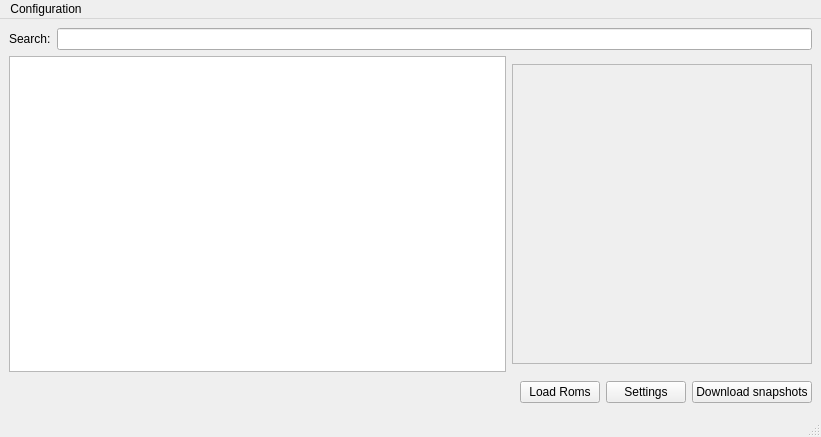
<?xml version="1.0" encoding="UTF-8"?>
<ui version="4.0">
 <class>MainWindow</class>
 <widget class="QMainWindow" name="MainWindow">
  <property name="geometry">
   <rect>
    <x>0</x>
    <y>0</y>
    <width>821</width>
    <height>437</height>
   </rect>
  </property>
  <property name="windowTitle">
   <string>LIghtning MAME Frontend</string>
  </property>
  <property name="windowIcon">
   <iconset>
    <normaloff>logo.svg</normaloff>logo.svg</iconset>
  </property>
  <widget class="QWidget" name="centralwidget">
   <layout class="QVBoxLayout" name="verticalLayout">
    <item>
     <layout class="QHBoxLayout" name="horizontalLayout">
      <item>
       <widget class="QLabel" name="label">
        <property name="text">
         <string>Search:</string>
        </property>
       </widget>
      </item>
      <item>
       <widget class="QLineEdit" name="searchInput"/>
      </item>
     </layout>
    </item>
    <item>
     <layout class="QHBoxLayout" name="horizontalLayout_3">
      <item>
       <widget class="QTableView" name="itemsView">
        <property name="selectionMode">
         <enum>QAbstractItemView::SingleSelection</enum>
        </property>
        <property name="selectionBehavior">
         <enum>QAbstractItemView::SelectRows</enum>
        </property>
        <property name="showGrid">
         <bool>false</bool>
        </property>
        <property name="gridStyle">
         <enum>Qt::SolidLine</enum>
        </property>
        <attribute name="horizontalHeaderVisible">
         <bool>true</bool>
        </attribute>
        <attribute name="horizontalHeaderDefaultSectionSize">
         <number>80</number>
        </attribute>
        <attribute name="verticalHeaderVisible">
         <bool>false</bool>
        </attribute>
       </widget>
      </item>
      <item>
       <widget class="QFrame" name="imageFrame">
        <property name="sizePolicy">
         <sizepolicy hsizetype="Fixed" vsizetype="Fixed">
          <horstretch>0</horstretch>
          <verstretch>0</verstretch>
         </sizepolicy>
        </property>
        <property name="minimumSize">
         <size>
          <width>300</width>
          <height>300</height>
         </size>
        </property>
        <property name="frameShape">
         <enum>QFrame::StyledPanel</enum>
        </property>
        <property name="frameShadow">
         <enum>QFrame::Raised</enum>
        </property>
        <layout class="QGridLayout" name="gridLayout">
         <item row="0" column="0">
          <widget class="QLabel" name="imageLabel">
           <property name="text">
            <string/>
           </property>
           <property name="scaledContents">
            <bool>false</bool>
           </property>
           <property name="alignment">
            <set>Qt::AlignCenter</set>
           </property>
          </widget>
         </item>
        </layout>
       </widget>
      </item>
     </layout>
    </item>
    <item>
     <layout class="QHBoxLayout" name="horizontalLayout_2">
      <item>
       <widget class="QLabel" name="romsNumberLabel">
        <property name="text">
         <string>&lt;html&gt;&lt;head/&gt;&lt;body&gt;&lt;p&gt;&lt;br/&gt;&lt;/p&gt;&lt;/body&gt;&lt;/html&gt;</string>
        </property>
       </widget>
      </item>
      <item>
       <spacer name="horizontalSpacer">
        <property name="orientation">
         <enum>Qt::Horizontal</enum>
        </property>
        <property name="sizeHint" stdset="0">
         <size>
          <width>40</width>
          <height>20</height>
         </size>
        </property>
       </spacer>
      </item>
      <item>
       <widget class="QPushButton" name="loadButton">
        <property name="text">
         <string>Load Roms</string>
        </property>
       </widget>
      </item>
      <item>
       <widget class="QPushButton" name="settingsButton">
        <property name="text">
         <string>Settings</string>
        </property>
       </widget>
      </item>
      <item>
       <widget class="QPushButton" name="snapsButton">
        <property name="text">
         <string>Download snapshots</string>
        </property>
       </widget>
      </item>
     </layout>
    </item>
   </layout>
  </widget>
  <widget class="QMenuBar" name="menubar">
   <property name="geometry">
    <rect>
     <x>0</x>
     <y>0</y>
     <width>821</width>
     <height>25</height>
    </rect>
   </property>
   <property name="sizePolicy">
    <sizepolicy hsizetype="MinimumExpanding" vsizetype="Minimum">
     <horstretch>0</horstretch>
     <verstretch>0</verstretch>
    </sizepolicy>
   </property>
   <property name="minimumSize">
    <size>
     <width>0</width>
     <height>0</height>
    </size>
   </property>
   <property name="autoFillBackground">
    <bool>false</bool>
   </property>
   <property name="defaultUp">
    <bool>false</bool>
   </property>
   <widget class="QMenu" name="menuConfiguration">
    <property name="enabled">
     <bool>true</bool>
    </property>
    <property name="title">
     <string>Configuration</string>
    </property>
    <addaction name="actionMame"/>
    <addaction name="actionRoms"/>
   </widget>
   <addaction name="menuConfiguration"/>
  </widget>
  <widget class="QStatusBar" name="statusbar"/>
  <action name="actionMame">
   <property name="text">
    <string>MAME Configuration</string>
   </property>
  </action>
  <action name="actionRoms">
   <property name="text">
    <string>Load rom data</string>
   </property>
  </action>
 </widget>
 <resources/>
 <connections/>
</ui>
